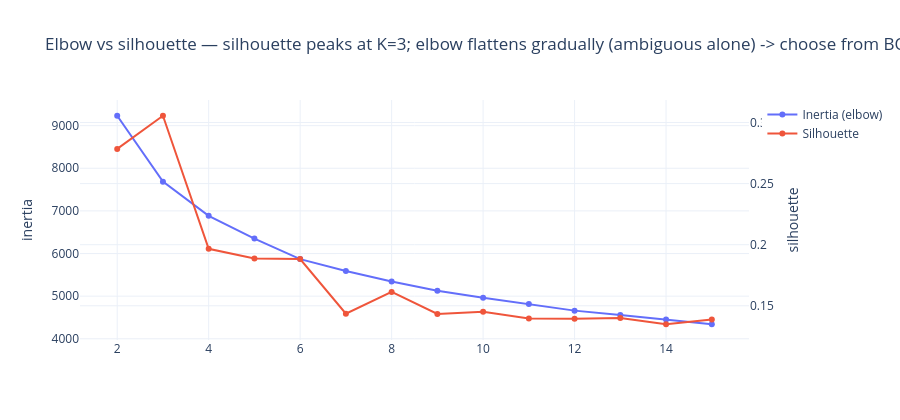

The notebook cell this image was saved under:
### Markdown cell above
## 7 · Clustering — Engagement Segments
Behavioral features only; demographics excluded (one-hot dummies distort Euclidean distance — a demographic segmentation would need k-modes/Gower, named as a limitation). StandardScaler mandatory (`months_active` 0–24 vs `mentor_match_score` up to 99). K chosen from **elbow + silhouette together**; hierarchical clustering validates.

### Code cell
CLUSTER_FEATURES = ["months_active","sessions_attended","messages_sent","num_mentors",
                    "mentor_match_score","avg_session_rating","goals_completed",
                    "skills_gained","confidence_score","response_time_hours"]
Xs = StandardScaler().fit_transform(df[CLUSTER_FEATURES])

ks = range(2, 16); inertia, sil = [], []
for k in ks:
    km = KMeans(n_clusters=k, n_init=10, random_state=RND).fit(Xs)
    inertia.append(km.inertia_); sil.append(silhouette_score(Xs, km.labels_))
best_k = list(ks)[int(np.argmax(sil))]
fig = go.Figure()
fig.add_trace(go.Scatter(x=list(ks), y=inertia, name="Inertia (elbow)", yaxis="y"))
fig.add_trace(go.Scatter(x=list(ks), y=sil, name="Silhouette", yaxis="y2"))
fig.update_layout(title=f"Elbow vs silhouette — silhouette peaks at K={best_k}; "
                        "elbow flattens gradually (ambiguous alone) -> choose from BOTH",
                  yaxis=dict(title="inertia"), yaxis2=dict(title="silhouette",
                  overlaying="y", side="right"), height=420)
fig.show()

km = KMeans(n_clusters=best_k, n_init=10, random_state=RND).fit(Xs)
df["cluster"] = km.labels_
print(f"Chosen K={best_k} | silhouette={silhouette_score(Xs, km.labels_):.3f}")

### Figure 1 — Plotly figure (JSON) as saved in the notebook; plotly's stock layout.template omitted (floating-point values rounded to 4 significant figures)
{"data": [{"name": "Inertia (elbow)", "type": "scatter", "x": [2, 3, 4, 5, 6, 7, 8, 9, 10, 11, 12, 13, 14, 15], "y": [9233.0, 7686.0, 6885.0, 6350.0, 5869.0, 5592.0, 5345.0, 5126.0, 4961.0, 4813.0, 4660.0, 4559.0, 4454.0, 4341.0], "yaxis": "y"}, {"name": "Silhouette", "type": "scatter", "x": [2, 3, 4, 5, 6, 7, 8, 9, 10, 11, 12, 13, 14, 15], "y": [0.2784, 0.3055, 0.1966, 0.1887, 0.1882, 0.1435, 0.1613, 0.1433, 0.1451, 0.1397, 0.1395, 0.1401, 0.1349, 0.1388], "yaxis": "y2"}], "layout": {"height": 420, "title": {"text": "Elbow vs silhouette — silhouette peaks at K=3; elbow flattens gradually (ambiguous alone) -> choose from BOTH"}, "yaxis": {"title": {"text": "inertia"}}, "yaxis2": {"overlaying": "y", "side": "right", "title": {"text": "silhouette"}}}}
